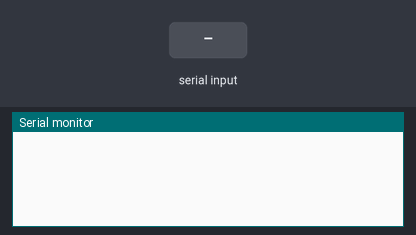
Bench run of a sketch on a simulated Arduino Mega 2560, built with avr-gcc and run on an emulated ATmega2560. On the bench: the last lines printed to the serial monitor. Inputs (shaded band) come from the test bench.

Above: at 1.2 s.
1.3 s: "1\n" received over the second serial link
At 2.2 s:
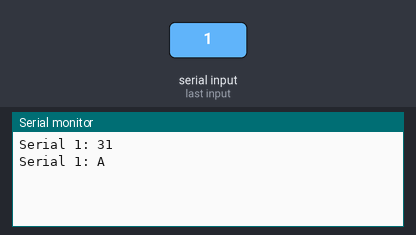
2.8 s: "0\n" received over the second serial link
At 3.3 s:
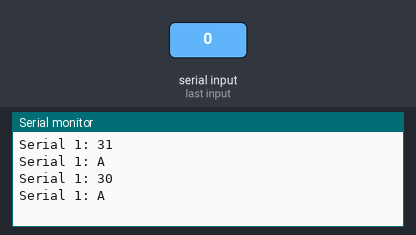
4.3 s: "2\n" received over the second serial link
At 5.7 s:
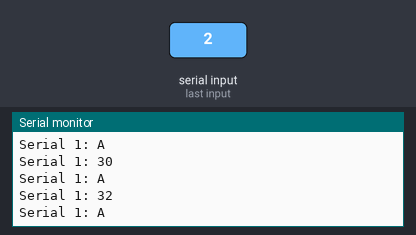

The sketch:

sketch_1117a.ino
```cpp
#include <SoftwareSerial.h>

SoftwareSerial serial1(10, 11);

void setup() {
  Serial.begin(9600);
  Serial1.begin(9600);
  serial1.begin(9600);
  serial1.listen();
}

void loop() {
  if (Serial1.available() > 0) {
    byte data = Serial1.read();
    Serial.print("Serial 1: ");
    Serial.print(data, HEX);
    Serial.print("\n");
  }
  if (serial1.available() > 0) {
    byte data = serial1.read();
    Serial.print("Software Serial 1: ");
    Serial.print(data, HEX);
    Serial.print("\n");
  }
}
```

Measured:
- after the input at 1.3 s, the serial monitor: prints a new line at once (image 1)
- after the input at 2.8 s, the serial monitor: prints a new line at once (image 2)
- after the input at 4.3 s, the serial monitor: prints a new line at once (image 3)
